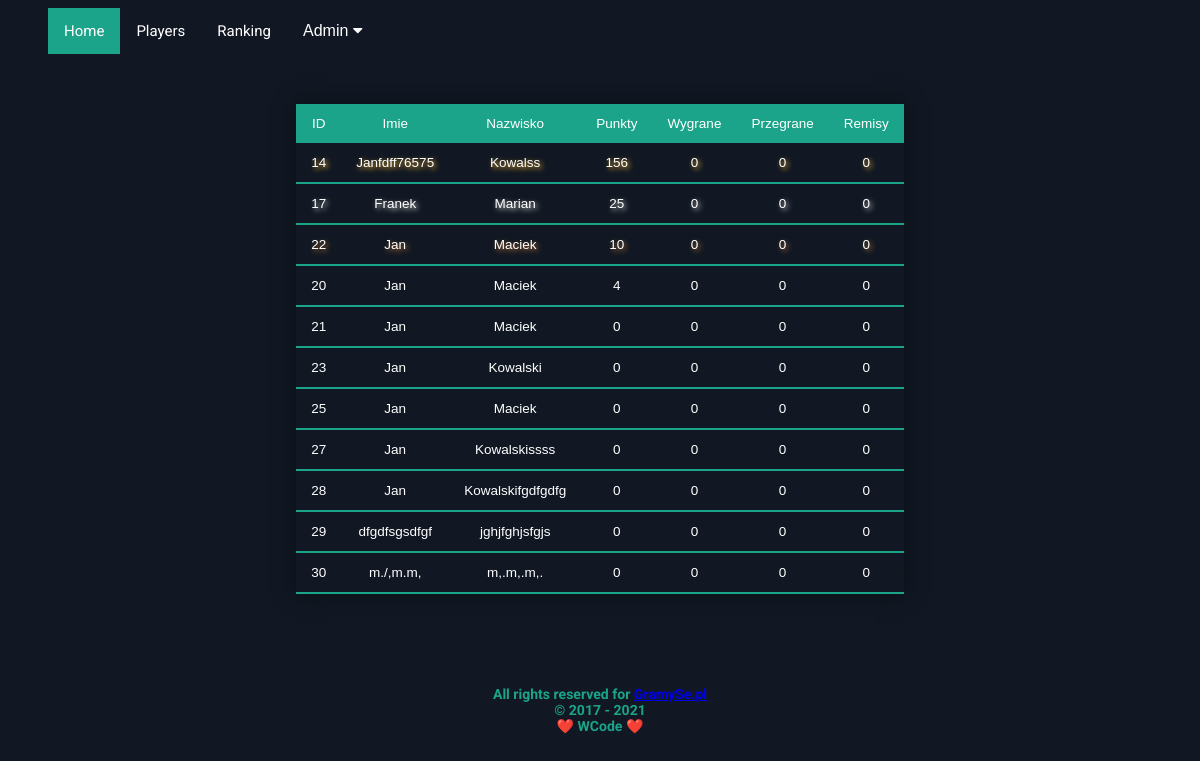
Screenshot of /index.php?mode=ranking with the database file from the repository.
### tables this page shows
CREATE TABLE `szachy` (
  `id` int(11) NOT NULL,
  `Imie` text NOT NULL,
  `Nazwisko` text NOT NULL,
  `Punkty` int(11) NOT NULL,
  `Wygrane` int(11) NOT NULL,
  `Przegrane` int(11) NOT NULL,
  `Remisy` int(11) NOT NULL
);

### ranking.php (the view, shortened to what this page needs)
<?php
if(ISSET($_GET['submode'])){
            if($_GET['submode']=='imie, nazwisko'){
            $q="SELECT imie='{$_GET['Imie']}', nazwisko='{$_GET['Nazwisko']}' FROM szachy ORDER BY Punkty DESC";
            }} else {
            $q="SELECT * FROM szachy ORDER BY Punkty DESC";
            }
            $result=$connect->query($q);
            echo<<<html
            <table class="table-chess">
                <thead>
                    <tr>
                        <td>ID</td>
                        <td>Imie</td>
                        <td>Nazwisko</td>
                        <td>Punkty</td>
                        <td>Wygrane</td>
                        <td>Przegrane</td>
                        <td>Remisy</td>
                    </tr>
                </thead>
            html;
            while($row=$result->fetch_object())
                {
                echo<<<html
                    <tbody class="ranks">
                        <tr>
                            <td>$row->id</td>
                            <td>$row->Imie</td>
                            <td>$row->Nazwisko</td>
                            <td>$row->Punkty</td>
                            <td>$row->Wygrane</td>
                            <td>$row->Przegrane</td>
                            <td>$row->Remisy</td>
                        </tr>
                    </tbody>
                html;
                }
                echo "</table>";
?>

### include/main.css (style rules this page uses)
:root { --gramyse-color: #1ba489; --gramyse-light-gray: #111823; --gramyse-dark-gray: #0a0f16; }
html { text-align: center; font-size: 15px; font-family: 'Roboto', sans-serif; background-color: var(--gramyse-light-gray); }
.table-chess { margin-left: auto; margin-right: auto; border-collapse: collapse; font-size: 0.9em; font-family: sans-serif; color: #ffffff; min-width: 400px; box-shadow: 0 0 20px var(--gramyse-dark-gray); }
.table-chess thead tr { background-color: var(--gramyse-color); color: #ffffff; text-align: center; }
.table-chess th, .table-chess td { padding: 12px 15px; }
.table-chess tbody tr { border-bottom: 1px solid #dddddd; }
.table-chess tbody tr:last-of-type { border-bottom: 2px solid var(--gramyse-color); }
.ranks:nth-child(2) { text-shadow: 2px 2px 5px #f7b52e; }
.ranks:nth-child(3) { text-shadow: 2px 2px 5px #d1d1d1; }
.ranks:nth-child(4) { text-shadow: 2px 2px 5px #ba7534; }

### rows the page displays
szachy: id "14", Imie "Janfdff76575", Nazwisko "Kowalss", Punkty "156", Wygrane "0", Przegrane "0", Remisy "0"
szachy: id "17", Imie "Franek", Nazwisko "Marian", Punkty "25", Wygrane "0", Przegrane "0", Remisy "0"
szachy: id "22", Imie "Jan", Nazwisko "Maciek", Punkty "10", Wygrane "0", Przegrane "0", Remisy "0"
szachy: id "20", Imie "Jan", Nazwisko "Maciek", Punkty "4", Wygrane "0", Przegrane "0", Remisy "0"
szachy: id "21", Imie "Jan", Nazwisko "Maciek", Punkty "0", Wygrane "0", Przegrane "0", Remisy "0"
szachy: id "23", Imie "Jan", Nazwisko "Kowalski", Punkty "0", Wygrane "0", Przegrane "0", Remisy "0"
szachy: id "25", Imie "Jan", Nazwisko "Maciek", Punkty "0", Wygrane "0", Przegrane "0", Remisy "0"
szachy: id "27", Imie "Jan", Nazwisko "Kowalskissss", Punkty "0", Wygrane "0", Przegrane "0", Remisy "0"
szachy: id "28", Imie "Jan", Nazwisko "Kowalskifgdfgdfg", Punkty "0", Wygrane "0", Przegrane "0", Remisy "0"
szachy: id "29", Imie "dfgdfsgsdfgf", Nazwisko "jghjfghjsfgjs", Punkty "0", Wygrane "0", Przegrane "0", Remisy "0"
szachy: id "30", Imie "m./,m.m,", Nazwisko "m,.m,.m,.", Punkty "0", Wygrane "0", Przegrane "0", Remisy "0"
